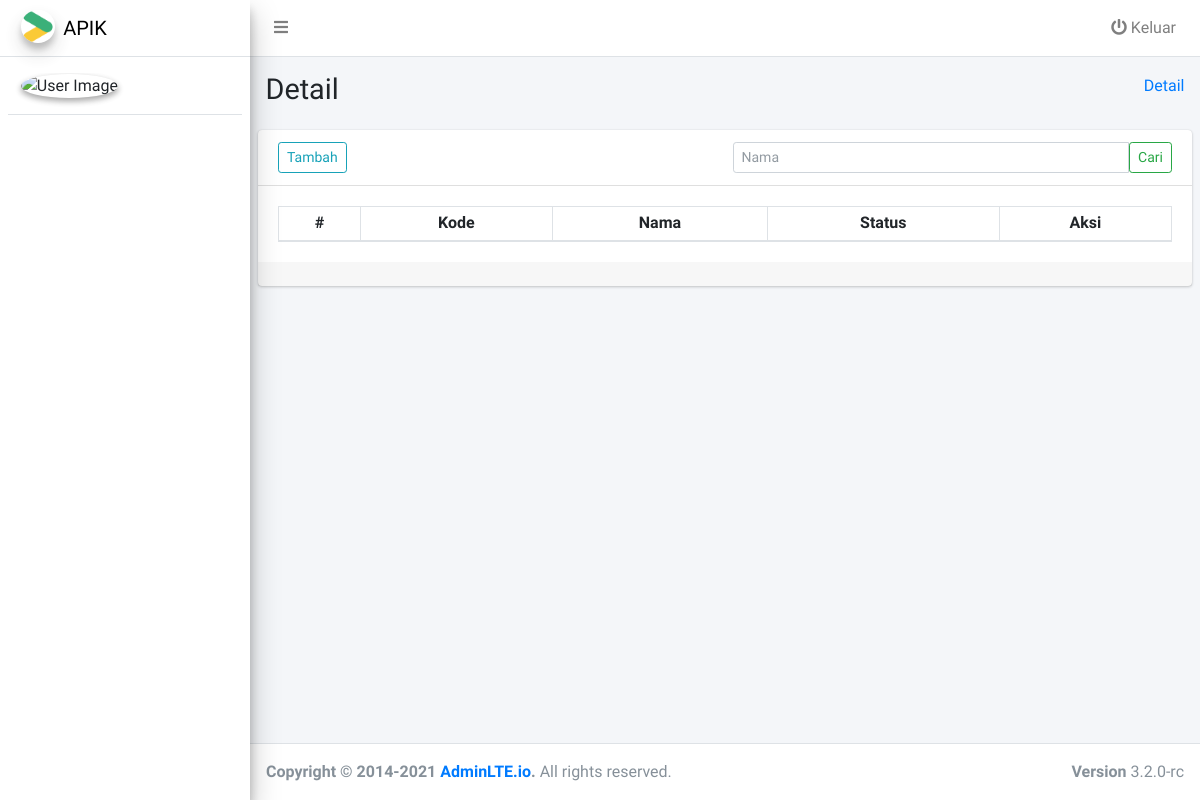
The app's page /kodifikasi/detail/1, older data.
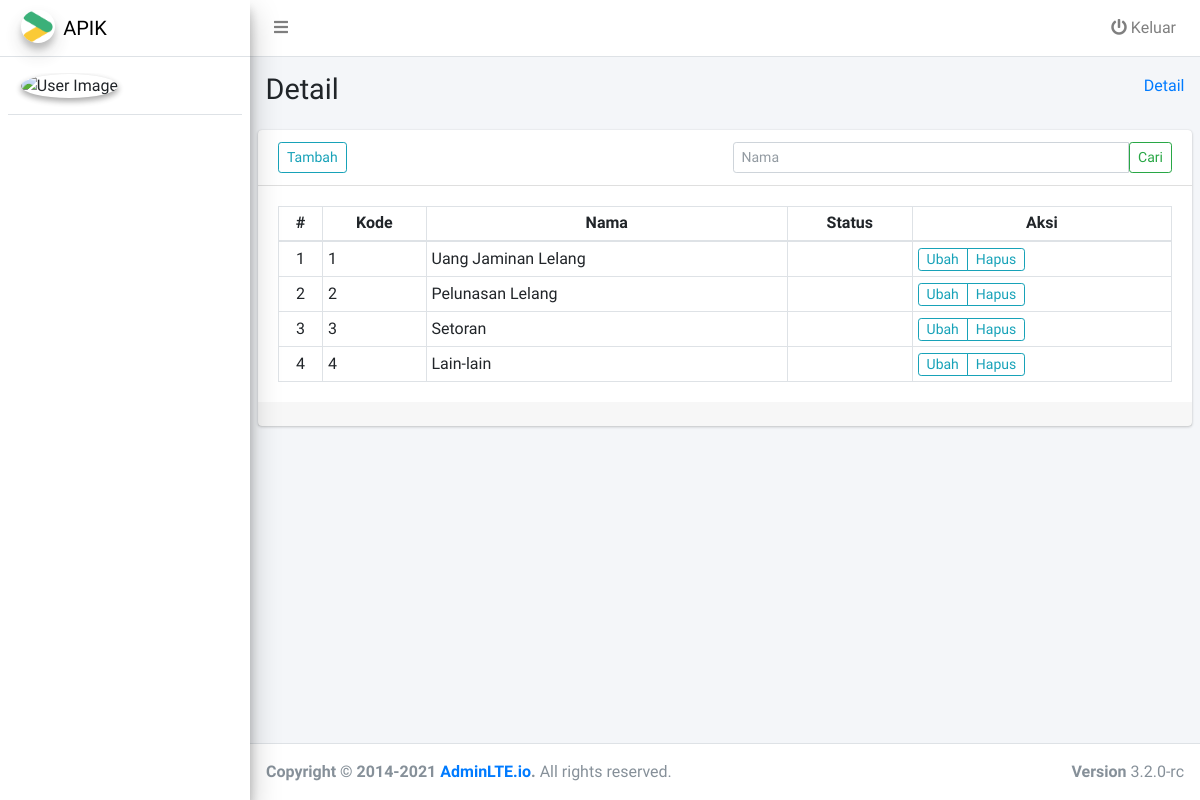
The same page, newer data.
### tables this page shows
CREATE TABLE `ref_jenis` (
  `id` int(11) NOT NULL,
  `kode` varchar(1) DEFAULT NULL,
  `nama` varchar(64) DEFAULT NULL,
  `ref_kelompok_id` int(11) DEFAULT NULL
);

### application/controllers/Kodifikasi.php (called while the page is built, shortened)
<?php
class Kodifikasi extends CI_Controller
{
    public function __construct()
    {
        $this->load->model('Ref_kelompok_model', 'ref_kelompok_m');
        $this->load->model('Ref_jenis_model', 'ref_jenis_m');
    }
    public function detail($ref_kelompok_id)
    {
        $data['ref_kelompok_id'] = $ref_kelompok_id;
        $config['base_url'] = base_url('kodifikasi/detail/' . $ref_kelompok_id . '');
        $config['total_rows'] = $this->ref_jenis_m->count($ref_kelompok_id);
        $config['per_page'] = 10;
        $config["num_links"] = 3;
        $this->pagination->initialize($config);
        $data['pagination'] = $this->pagination->create_links();
        $data['page'] = $this->uri->segment(4) ? $this->uri->segment(4) : 0;
        $limit = $config["per_page"];
        $offset = $data['page'];
        $name = $this->input->post('name');
        $data['name'] = $name;
        if ($name) {
            $data['ref_jenis'] = $this->ref_jenis_m->find($name, $ref_kelompok_id);
        } else {
            $data['ref_jenis'] = $this->ref_jenis_m->get($limit, $offset, $ref_kelompok_id);
        }
        $this->load->view('template/header');
        $this->load->view('template/sidebar');
        $this->load->view('kodifikasi/detail', $data);
        $this->load->view('template/footer');
    }
}

### index.php (called while the page is built, shortened)
<?php
require_once BASEPATH.'core/CodeIgniter.php';

### application/config/config.php (called while the page is built, shortened)
<?php
$config['base_url'] = 'http://localhost:8888/apik/';
$config['index_page'] = '';
$config['uri_protocol']    = 'REQUEST_URI';
$config['url_suffix'] = '';
$config['language']    = 'english';
$config['charset'] = 'UTF-8';
$config['enable_hooks'] = FALSE;
$config['subclass_prefix'] = 'MY_';
$config['composer_autoload'] = FCPATH . 'vendor/autoload.php';
$config['permitted_uri_chars'] = 'a-z 0-9~%.:_\-';
$config['enable_query_strings'] = FALSE;
$config['controller_trigger'] = 'c';
$config['function_trigger'] = 'm';
$config['directory_trigger'] = 'd';
$config['allow_get_array'] = TRUE;
$config['log_threshold'] = 0;
$config['log_path'] = '';
$config['log_file_extension'] = '';
$config['log_file_permissions'] = 0644;
$config['log_date_format'] = 'Y-m-d H:i:s';
$config['error_views_path'] = '';
$config['cache_path'] = '';
$config['cache_query_string'] = FALSE;
$config['encryption_key'] = '';
$config['sess_driver'] = 'files';
$config['sess_cookie_name'] = 'ci_session';
$config['sess_expiration'] = 7200;
$config['sess_save_path'] = NULL;
$config['sess_match_ip'] = FALSE;
$config['sess_time_to_update'] = 300;
$config['sess_regenerate_destroy'] = TRUE;
$config['cookie_prefix']    = '';
$config['cookie_domain']    = '';
$config['cookie_path']        = '/';
$config['cookie_secure']    = FALSE;
$config['cookie_httponly']     = TRUE;
$config['standardize_newlines'] = FALSE;
$config['global_xss_filtering'] = TRUE;
$config['csrf_protection'] = FALSE;
$config['csrf_token_name'] = 'csrf_test_name';
$config['csrf_cookie_name'] = 'csrf_cookie_name';
$config['csrf_expire'] = 7200;
$config['csrf_regenerate'] = TRUE;
$config['csrf_exclude_uris'] = array();
$config['compress_output'] = FALSE;
$config['time_reference'] = 'local';
$config['rewrite_short_tags'] = FALSE;
$config['proxy_ips'] = '';

### application/config/pagination.php (called while the page is built, shortened)
<?php
$config['full_tag_open']    = '<nav><ul class="pagination pagination-sm justify-content-end mb-0">';
$config['full_tag_close']   = '</ul></nav>';
$config['first_link']       = 'First';
$config['first_tag_open']   = '<li class="page-item">';
$config['first_tag_close']  = '</li>';
$config['last_link']        = 'Last';
$config['last_tag_open']    = '<li class="page-item">';
$config['last_tag_close']   = '</li>';
$config['next_link']        = 'Next';
$config['next_tag_open']    = '<li class="page-item">';
$config['next_tag_close']   = '</li>';
$config['prev_link']        = 'Previous';

### application/models/Ref_jenis_model.php (called while the page is built, shortened)
<?php
class Ref_jenis_model extends CI_Model
{
    protected $_table = 'ref_jenis';
    public function get($limit = null, $offset = 0, $ref_kelompok_id)
    {
        $this->db->where('ref_kelompok_id', $ref_kelompok_id);
        $this->db->limit($limit, $offset);
        return $this->db->get($this->_table)->result_array();
    }
    public function count($ref_kelompok_id)
    {
        $this->db->where('ref_kelompok_id', $ref_kelompok_id);
        return $this->db->get($this->_table)->num_rows();
    }
}

### application/views/kodifikasi/detail.php (the view, shortened to what the changed rows need)
<div class="content-wrapper">
  <section class="content-header">
    <div class="container-fluid">
      <div class="row mb-2">
        <div class="col-sm-6">
          <h1>Detail</h1>
        </div>
      </div>
    </div>
  </section>
  <section class="content">
    <div class="card">
      <div class="card-body">
        <table class="table table-bordered table-hover table-sm">
          <thead>
            <tr class="text-center">
              <th scope="col">#</th>
              <th scope="col">Kode</th>
              <th scope="col">Nama</th>
              <th scope="col">Status</th>
              <th scope="col">Aksi</th>
            </tr>
          </thead>
          <tbody>
            <?php $no = $page + 1;
            foreach ($ref_jenis as $r) : ?>
              <tr>
                <td class="text-center"><?= $no++; ?></td>
                <td><?= $r['kode']; ?></td>
                <td><?= $r['nama']; ?></td>
                <td><?= $r['status']; ?></td>
                <td>
                  <div class="btn-group">
                    <a href="<?= base_url('kodifikasi/update-detail/') . $r['id'] . '/' . $ref_kelompok_id; ?>" class="btn btn-sm btn-outline-info pt-0 pb-0">Ubah</a>
                    <a href="<?= base_url('kodifikasi/delete-detail/') . $r['id'] . '/' . $ref_kelompok_id; ?>" class="btn btn-sm btn-outline-info pt-0 pb-0" onclick="return confirm('Apakah Anda yakin akan menghapus data ini?');">Hapus</a>
                  </div>
                </td>
              </tr>
            <?php endforeach; ?>
          </tbody>
        </table>
      </div>
    </div>
  </section>
</div>

Row changes from the older to the newer data that the page shows:
now on this page (row edited): ref_jenis: kode "1", nama "Uang Jaminan Lelang"
now on this page (row edited): ref_jenis: kode "2", nama "Pelunasan Lelang"
added ref_jenis: kode "3", nama "Setoran"
now on this page (row edited): ref_jenis: kode "4", nama "Lain-lain"
